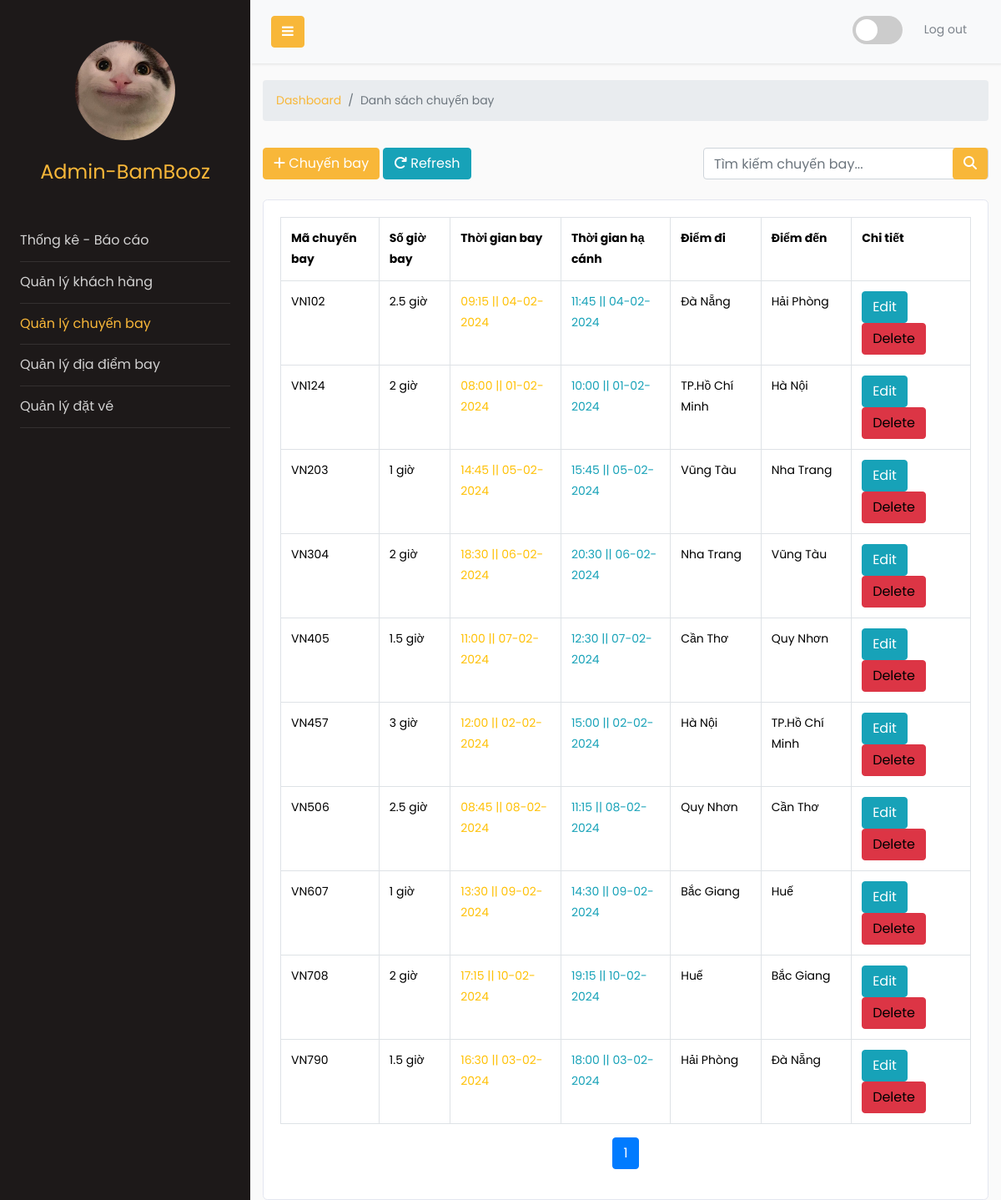
/html/admin/flight.php, run on the app's committed database.
### tables this page shows
CREATE TABLE Flight
(
    id                 nvarchar(7) PRIMARY KEY,
    arrivalAddressID   INT,
    departureAddressID INT,
    flightTime         VARCHAR(255),
    departureTime      DATETIME,
    arrivalTime        DATETIME,
    availableSeats     INT,
    totalSeats         INT,
    FOREIGN KEY (arrivalAddressID) REFERENCES Address (id),
    FOREIGN KEY (departureAddressID) REFERENCES Address (id)
);

CREATE TABLE Address
(
    id       INTEGER PRIMARY KEY AUTO_INCREMENT,
    city     VARCHAR(255) NOT NULL,
    country  VARCHAR(255) NOT NULL,
    airfield VARCHAR(255)
);

### model/entity/Flight.php (called while the page is built, shortened)
<?php
class Flight
{
    public static function readAll($from_record_num, $records_per_page)
    {
        $conn = Database::Connect();
        $query = "SELECT
            f.id AS flight_id,
            f.flightTime,
            f.departureTime,
            f.arrivalAddressId,
            f.departureAddressId,
            f.arrivalTime,
            f.availableSeats,
            f.totalSeats,
            da.id AS departure_address_id,
            da.city AS departure_city,
            da.country AS departure_country,
            da.airfield AS departure_airfield,
            aa.id AS arrival_address_id,
            aa.city AS arrival_city,
            aa.country AS arrival_country,
            aa.airfield AS arrival_airfield
        FROM
            Flight f
        JOIN
            Address da ON f.departureAddressID = da.id
        JOIN
            Address aa ON f.arrivalAddressID = aa.id
        LIMIT
            {$from_record_num}, {$records_per_page}";
        $stmt = $conn->prepare($query);
        $stmt->execute();
        return $stmt;
    }
}
?>

### html/admin/flight.php (the view, shortened to what this page needs)
<!DOCTYPE html>
<html lang="en"  xmlns:th="https://www.thymeleaf.org">
<head>
        <link href="../../assets/vendor/bootstrap/css/bootstrap.min.css" rel="stylesheet">
        <link href="../../assets/vendor/bootstrap-icons/bootstrap-icons.css" rel="stylesheet">
        <link href="../../assets/vendor/boxicons/css/boxicons.min.css" rel="stylesheet">
        <link href="../../assets/vendor/glightbox/css/glightbox.min.css" rel="stylesheet">
        <link href="../../assets/vendor/remixicon/remixicon.css" rel="stylesheet">
        <link href="../../assets/vendor/swiper/swiper-bundle.min.css" rel="stylesheet">
        <link rel="stylesheet" href="https://cdnjs.cloudflare.com/ajax/libs/font-awesome/6.4.2/css/all.min.css" />
        <?php
            include_once '../config/core.php';
        ?>
        <link rel="stylesheet" href="https://stackpath.bootstrapcdn.com/font-awesome/4.7.0/css/font-awesome.min.css">
        <link href="../../assets/css/adminStyle.css" rel="stylesheet">
        <link rel="stylesheet" href="https://cdnjs.cloudflare.com/ajax/libs/toastr.js/latest/css/toastr.min.css">
</head>
<body>
    <div id="container">
        <div class="wrapper d-flex align-items-stretch">
        <nav id="sidebar">
            <div class="p-4 pt-5">
            <a href="#" class="img logo rounded-circle" style="background-image: url(../../assets/img/beluga.jpg);"></a>
            <h4 class="logo-name"><a href="#">Admin-BamBooz</a></h4>
                <ul class="list-unstyled components mb-5">
                    <li>
                        <a href="./index.php">Thống kê - Báo cáo</a>
                    </li>
                    <li >
                        <a href="./customer.php">Quản lý khách hàng</a>
                    </li>
                    <li class="active">
                        <a href="./flight.php">Quản lý chuyến bay</a>
                    </li>
                    <li>
                        <a href="./address.php">Quản lý địa điểm bay</a>
                    </li>
                    <li>
                        <a href="./booking.php">Quản lý đặt vé</a>
                    </li>
                </ul>
            </div>
        </nav>
            <div id="content">
                <nav class="content-navbar navbar navbar-expand-lg navbar-light bg-light">
                    <div class="container-fluid">
                        <button type="button" id="sidebarCollapse" class="btn btn-primary">
                        <i class="fa fa-bars"></i>
                        </button>
                        <div class="" id="navbarSupportedContent">
                        <ul class="nav ml-auto">
                            <li class="nav-item" style="margin-top: 4px; margin-right: 10px;">
                                <label class="switch">
                                    <span class="slider round"></span>
                                </label>
                            </li>
                            <li class="nav-item">
                                <a class="nav-link" href="../user/index.php">Log out</a>
                            </li>
                        </ul>
                        </div>
                    </div>
                </nav>
                <div class="content-header">
                    <div class="container-fluid">
                        <div class="row mb-2">
                            <div class="col-sm-12">
                                <ol class="breadcrumb">
                                    <li class="breadcrumb-item">
                                        <a href="./index.php">Dashboard</a>
                                    </li>
                                    <li class="breadcrumb-item active">
                                        Danh sách chuyến bay
                                    </li>
                                </ol>
                            </div>
                        </div>
                    </div>
                    <section class="content">
                        <div class="container-fluid">
                            <div class="row py-2">
                                <div class="col-12 d-flex justify-content-between">
                                    <div>
                                        <a href="./flight-add.php" type="button" class="btn btn-primary">
                                            <i class="fas fa-plus"></i> Chuyến bay
                                        </a>
                                        <a href="./flight.php" type="button" class="btn btn-info">
                                            <i class="fas fa-redo"></i> Refresh
                                        </a>
                                    </div>
                                    <div class="d-flex mb-3">
                                        <?php
                                        echo "<form role='search' action='../service/search_flight.php'>";
                                        $search_value = isset($search_term) ? "value='{$search_term}'" : "";
                                        echo "<input type='text' class='form-control' placeholder='Tìm kiếm chuyến bay...' style='position: relative;' name='search_id' id='srch-term' required {$search_value} > ";
                                        echo "<div class='input-group-append mr-3' style='position: absolute; right: 0;top: 0;'><button type='submit' class='btn btn-primary'><i class='fas fa-search'></i></button></div>";
                                        echo "</form>";
                                        ?>
                                    </div>
                                </div>
                            </div>
                            <div class="row">
                                <div class="col-12">
                                    <div class="card">
                                        <div class="card-body">
                                        <?php
                                            include_once("../../model/entity/Flight.php");
                                                $database = new Database();
                                                $db = $database->Connect();
                                                $flight = new Flight($db);
                                                $stmt = $flight->readAll($from_record_num, $records_per_page);
                                                $num = $stmt->rowCount();
                                            if($num>0){
                                                echo "<table class='table table-hover table-bordered'>";
                                                    echo "<tr>";
                                                        echo "<th>Mã chuyến bay</th>";
                                                        echo "<th>Số giờ bay</th>";
                                                        echo "<th>Thời gian bay</th>";
                                                        echo "<th>Thời gian hạ cánh</th>";
                                                        echo "<th>Điểm đi</th>";
                                                        echo "<th>Điểm đến</th>";
                                                        echo "<th>Chi tiết</th>";
                                                    echo "</tr>";
                                                    while ($row = $stmt->fetch(PDO::FETCH_ASSOC)){
                                                        $flight_id = $row['flight_id'];
                                                        $flightTime = $row['flightTime'];
                                                        $departureTime = date('H:i || d-m-Y', strtotime($row['departureTime']));
                                                        $arrivalTime = date('H:i || d-m-Y', strtotime($row['arrivalTime']));
                                                        $departure_city = $row['departure_city'];
                                                        $arrival_city = $row['arrival_city'];
                                                        echo "<tr>";
                                                            echo "<td>{$flight_id}</td>";
                                                            echo "<td>{$flightTime}</td>";
                                                            echo "<td class='text-warning'>{$departureTime}</td>";
                                                            echo "<td class='text-info'>{$arrivalTime}</td>";
                                                            echo "<td>{$departure_city}</td>";
                                                            echo "<td>{$arrival_city}</td>";
                                                            echo "<td>";
                                                                echo "
                                                                <a href='flight-detail.php?id={$flight_id}' class='btn btn-info left-margin'>
                                                                <span class='glyphicon glyphicon-edit'></span> Edit
                                                                </a>
                                                                <a delete-id='{$flight_id}' name='delete-object' id='delete-object' class='btn btn-danger delete-object'>
                                                                <span class='glyphicon glyphicon-remove'></span> Delete
                                                                </a>";
                                                            echo "</td>";
                                                        echo "</tr>";
                                                    }
                                                echo "</table>";
                                                include_once 'paging.php';
                                            }
                                            else{
                                                echo "<div class='alert alert-info'>No products found.</div>";
                                            }
                                            ?>
                                        </div>
                                    </div>
                                </div>
                            </div>
                        </div>
                    </section>
                </div>
            </div>
        </div>
    </div>
</body>
</html>

### data on the page
flight: id "VN102", flightTime "2.5 giờ", departureTime "09:15 || 04-02-2024", arrivalTime "11:45 || 04-02-2024", departureAddressID.city "Đà Nẵng", arrivalAddressID.city "Hải Phòng"
flight: id "VN124", flightTime "2 giờ", departureTime "08:00 || 01-02-2024", arrivalTime "10:00 || 01-02-2024", departureAddressID.city "TP.Hồ Chí Minh", arrivalAddressID.city "Hà Nội"
flight: id "VN203", flightTime "1 giờ", departureTime "14:45 || 05-02-2024", arrivalTime "15:45 || 05-02-2024", departureAddressID.city "Vũng Tàu", arrivalAddressID.city "Nha Trang"
flight: id "VN304", flightTime "2 giờ", departureTime "18:30 || 06-02-2024", arrivalTime "20:30 || 06-02-2024", departureAddressID.city "Nha Trang", arrivalAddressID.city "Vũng Tàu"
flight: id "VN405", flightTime "1.5 giờ", departureTime "11:00 || 07-02-2024", arrivalTime "12:30 || 07-02-2024", departureAddressID.city "Cần Thơ", arrivalAddressID.city "Quy Nhơn"
flight: id "VN457", flightTime "3 giờ", departureTime "12:00 || 02-02-2024", arrivalTime "15:00 || 02-02-2024", departureAddressID.city "Hà Nội", arrivalAddressID.city "TP.Hồ Chí Minh"
flight: id "VN506", flightTime "2.5 giờ", departureTime "08:45 || 08-02-2024", arrivalTime "11:15 || 08-02-2024", departureAddressID.city "Quy Nhơn", arrivalAddressID.city "Cần Thơ"
flight: id "VN607", flightTime "1 giờ", departureTime "13:30 || 09-02-2024", arrivalTime "14:30 || 09-02-2024", departureAddressID.city "Bắc Giang", arrivalAddressID.city "Huế"
flight: id "VN708", flightTime "2 giờ", departureTime "17:15 || 10-02-2024", arrivalTime "19:15 || 10-02-2024", departureAddressID.city "Huế", arrivalAddressID.city "Bắc Giang"
flight: id "VN790", flightTime "1.5 giờ", departureTime "16:30 || 03-02-2024", arrivalTime "18:00 || 03-02-2024", departureAddressID.city "Hải Phòng", arrivalAddressID.city "Đà Nẵng"
